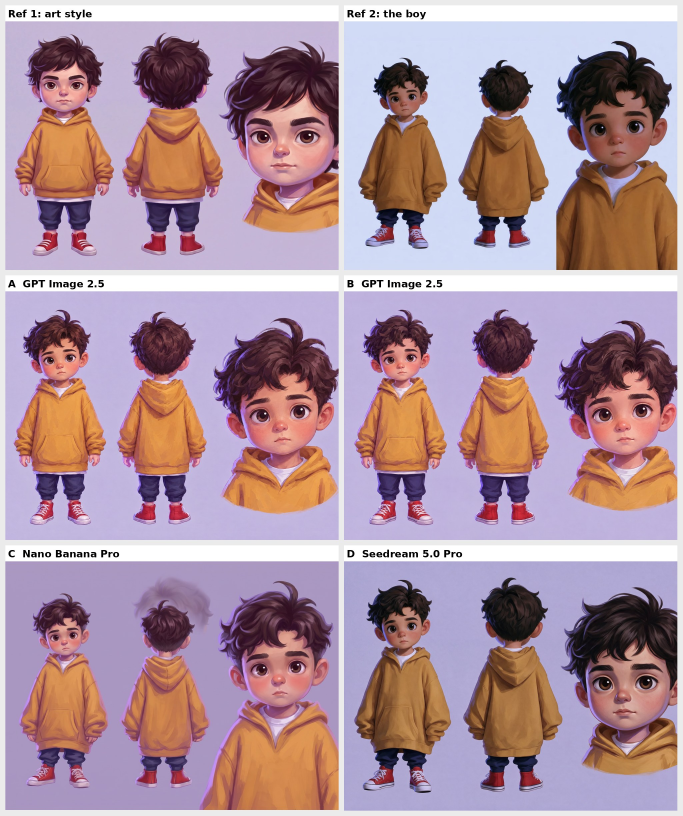
#> input picture videos/blue-crayon/assets/boards/boy_painted.jpg, 2048 x 2448 px, given in place of boards, which was not available (shown at 1/3 size)
$ python lens_pass.py out ../assets/boards
#> lines starting #> are read from the running program, lines starting #| are printed output that depends on the picture; pictures that were not available may be replaced by others from this repository, and a replacement may not be noted
"""Cinematic lens pass: soften and darken the edges of a frame, keeping the centre sharp.

Matches the location references: detail stays crisp around the subject, then the paint goes
soft toward the edges and corners, the corners fall off into shadow, and a faint red/blue
fringe appears at the very edge, like a real lens.

The look is painted into every still by the prompt (see "Lens" in BRIEF.md). This pass is the
light finishing layer on top: run it at the default strength on every final frame and video
clip so that all shots end up with the same falloff, even where a video model has sharpened
the edges again.

    python3 scripts/lens_pass.py OUT_DIR IMAGE [IMAGE ...] [--focus X Y] [--strength S]

--focus moves the sharp centre (0..1 of width and height; default 0.5 0.5).
--strength scales blur, vignette and fringe together (default 0.5; 1.0 is heavy).
--letterbox adds black bars down to a 2.39:1 picture.
"""
import argparse
import os

import numpy as np
from PIL import Image, ImageFilter


def smoothstep(a, b, x):
    t = np.clip((x - a) / (b - a), 0.0, 1.0)
    return t * t * (3 - 2 * t)


def lens_pass(im, focus=(0.5, 0.5), strength=0.5, letterbox=False):
#> called with focus = (0.5, 0.5), strength = 0.5, letterbox = False
    im = im.convert("RGB")
#> im is the input picture: PIL image 2048x2448 RGB; mean R, G, B 173.5, 145.6, 157.2
    w, h = im.size
#> w = 2048; h = 2448
    src = np.asarray(im, dtype=np.float32) / 255.0

    # Elliptical distance from the focus point: 0 at focus, about 1 at the corners.
    yy, xx = np.mgrid[0:h, 0:w].astype(np.float32)
    fx, fy = focus[0] * w, focus[1] * h
#> fx = 1024; fy = 1224
    dx = (xx - fx) / (w * 0.5)
    dy = (yy - fy) / (h * 0.5)
    r = np.sqrt(dx * dx + dy * dy) / np.sqrt(2)

    # Two blur levels so the softness builds gradually toward the corners.
    s1 = max(1.0, w * 0.0035 * strength)
#> s1 = 3.58
    s2 = max(1.0, w * 0.0110 * strength)
#> s2 = 11.26
    b1 = np.asarray(im.filter(ImageFilter.GaussianBlur(s1)), dtype=np.float32) / 255.0
    b2 = np.asarray(im.filter(ImageFilter.GaussianBlur(s2)), dtype=np.float32) / 255.0
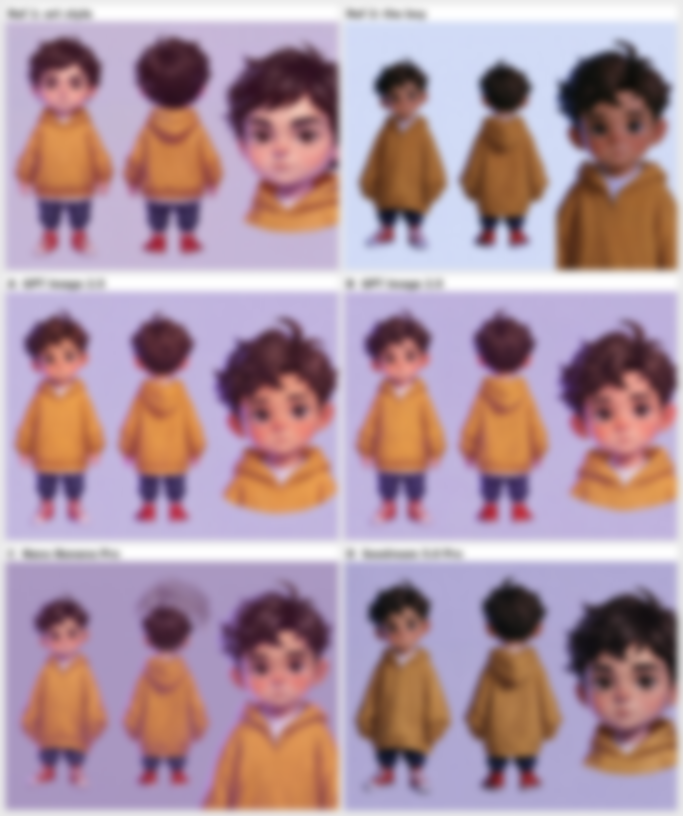
#> b2: shape (2448, 2048, 3) float32 (shown at 1/3 size); mean R, G, B 0.688, 0.574, 0.61
    m1 = smoothstep(0.38, 0.70, r)[..., None]
    m2 = smoothstep(0.62, 1.00, r)[..., None]
    out = src * (1 - m1) + b1 * m1
    out = out * (1 - m2) + b2 * m2
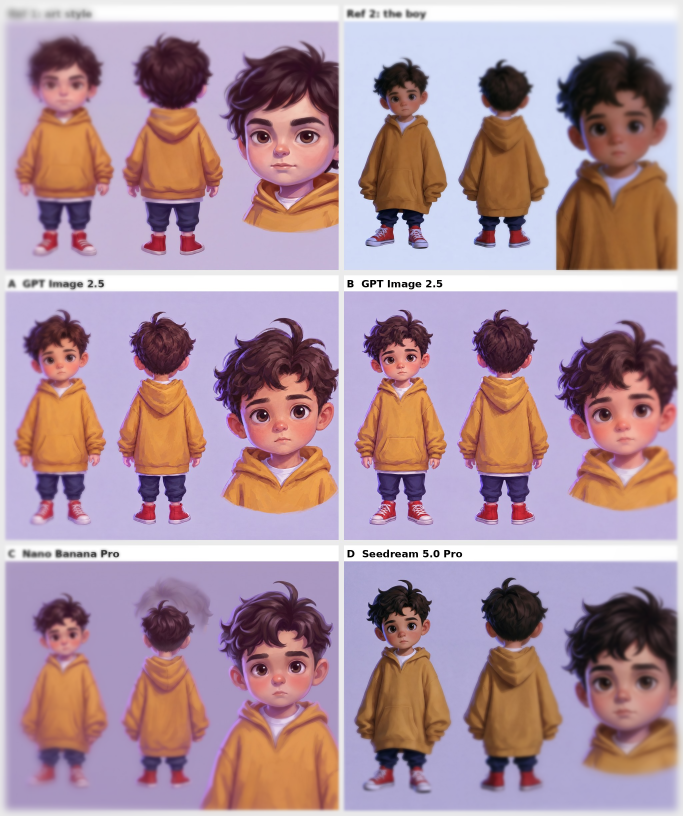
#> out: shape (2448, 2048, 3) float32 (shown at 1/3 size); mean R, G, B 0.689, 0.577, 0.608

    # Faint colour fringe at the edges: red pushed outward, blue pulled inward.
    fringe = smoothstep(0.55, 1.0, r) * 0.004 * strength
    def resample(ch, k):
#> called with k = 1
        sx = np.clip(fx + (xx - fx) * (1 - k * fringe), 0, w - 1).astype(np.int32)
        sy = np.clip(fy + (yy - fy) * (1 - k * fringe), 0, h - 1).astype(np.int32)
        return ch[sy, sx]
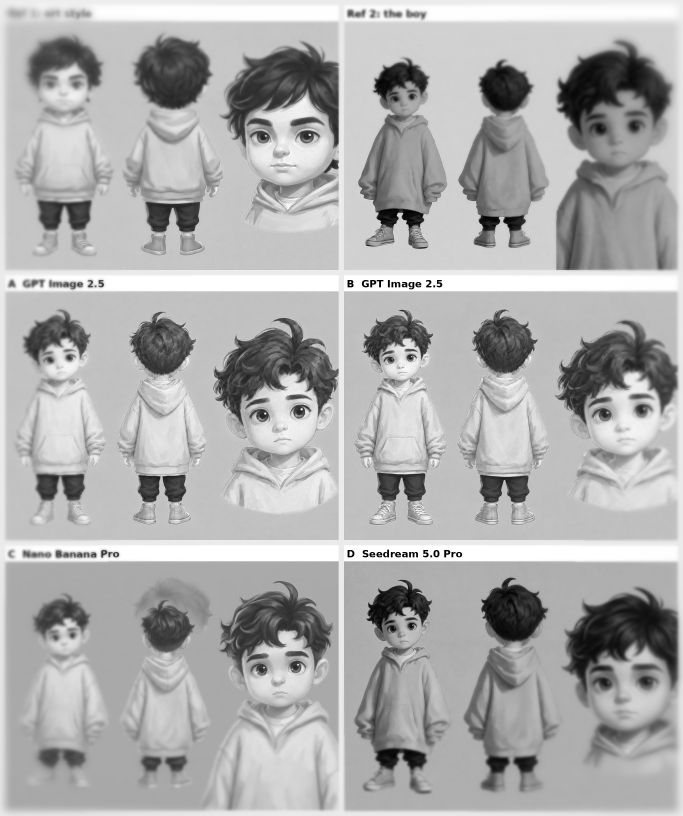
#> returned value: shape (2448, 2048) float32 (shown at 1/3 size); min 0, max 1, mean 0.68
    out[..., 0] = resample(out[..., 0], 1.0)
    out[..., 2] = resample(out[..., 2], -1.0)
#> call 2 of resample, with k = -1
#> in resample (call 2), `return ch[sy, sx]`:
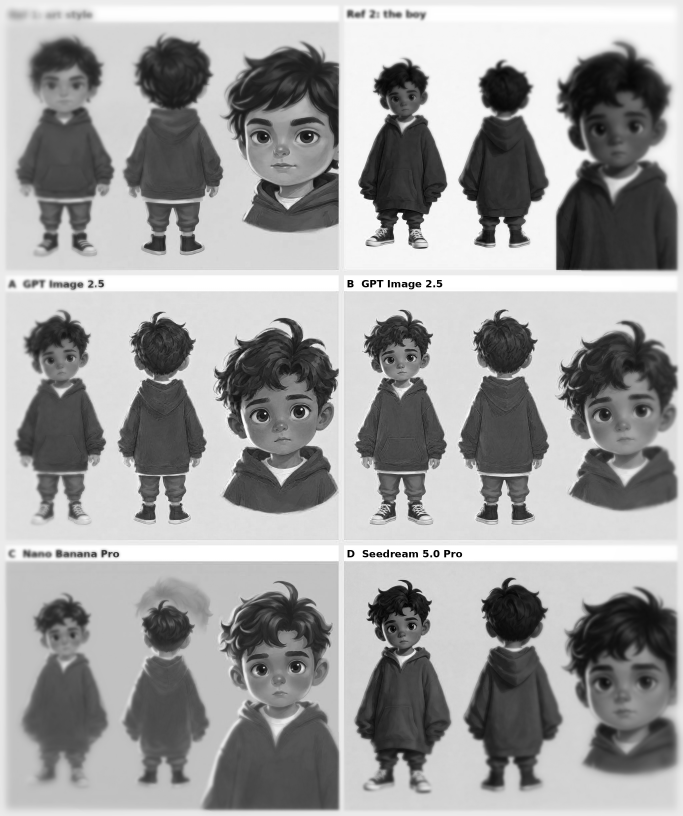
#> returned value: shape (2448, 2048) float32 (shown at 1/3 size); min 0, max 1, mean 0.617

    # Vignette: the corners fall away into shadow.
    vig = 1 - 0.55 * strength * smoothstep(0.45, 1.05, r)
    out *= np.clip(vig, 0, 1)[..., None]
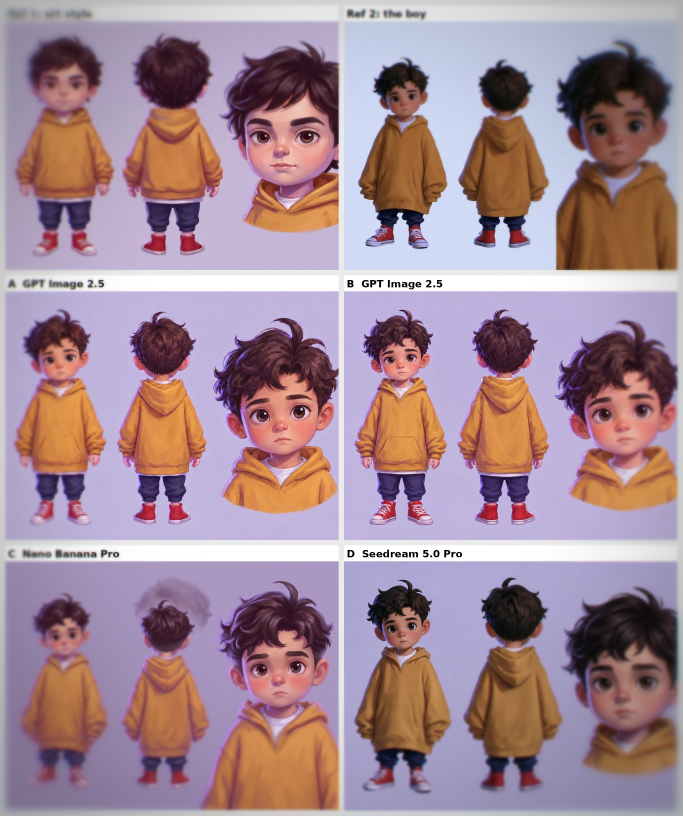
#> out: shape (2448, 2048, 3) float32 (shown at 1/3 size); mean R, G, B 0.644, 0.541, 0.578
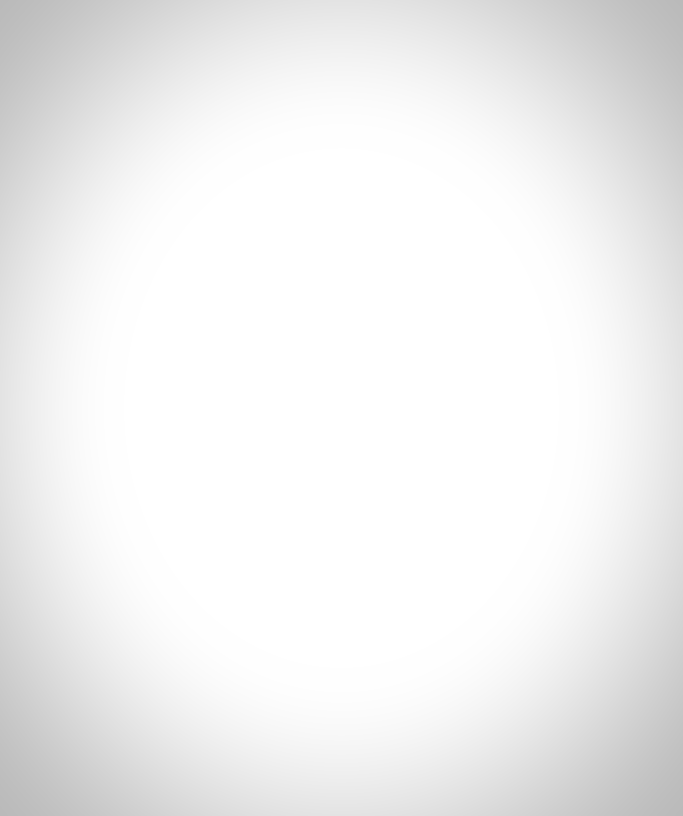
#> vig: shape (2448, 2048) float32 (shown at 1/3 size); min 0.73, max 1, mean 0.944

    out = Image.fromarray((np.clip(out, 0, 1) * 255).astype(np.uint8))
#> out: PIL image 2048x2448 RGB
    if letterbox:
        bar = max(0, int(round((h - w / 2.39) / 2)))
        arr = np.asarray(out).copy()
        arr[:bar] = 0
        arr[h - bar:] = 0
        out = Image.fromarray(arr)
    return out


def main():
    ap = argparse.ArgumentParser()
    ap.add_argument("out_dir")
    ap.add_argument("images", nargs="+")
    ap.add_argument("--focus", nargs=2, type=float, default=(0.5, 0.5))
    ap.add_argument("--strength", type=float, default=0.5)
    ap.add_argument("--letterbox", action="store_true")
    a = ap.parse_args()
    os.makedirs(a.out_dir, exist_ok=True)
    for p in a.images:
        out = lens_pass(Image.open(p), tuple(a.focus), a.strength, a.letterbox)
        dst = os.path.join(a.out_dir, os.path.basename(p))
        out.save(dst, quality=92)
        print("wrote", dst)


if __name__ == "__main__":
    main()

$ run again, on videos/blue-crayon/assets/boards/boy_round1.jpg
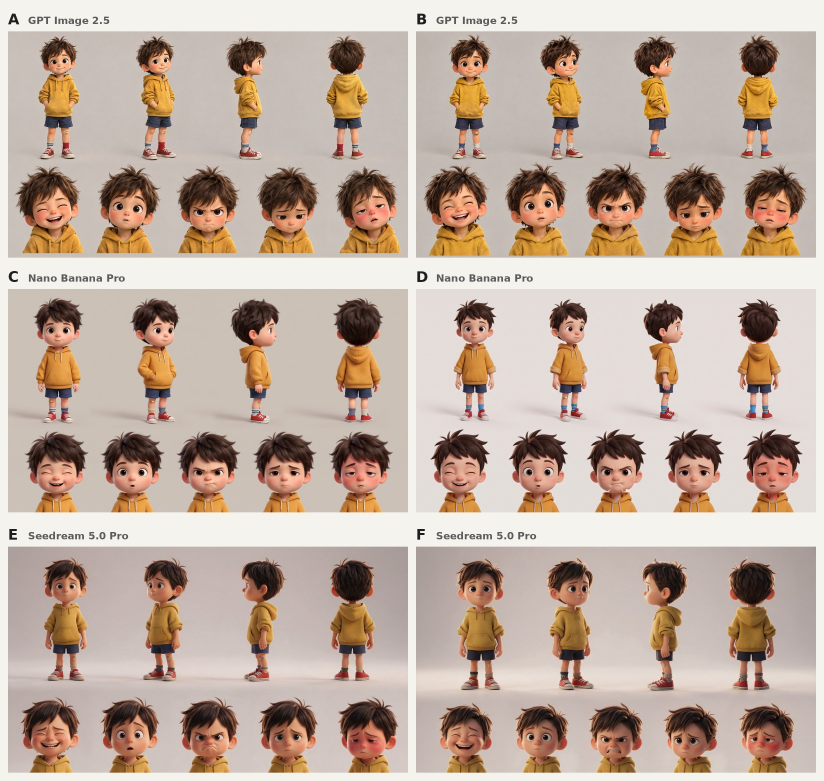
#> input picture videos/blue-crayon/assets/boards/boy_round1.jpg, 2472 x 2343 px, given in place of boards, which was not available (shown at 1/3 size)
#> in lens_pass, im is the input picture: PIL image 2472x2343 RGB; mean R, G, B 191.9, 173, 160
#> in resample (call 2), `return ch[sy, sx]`:
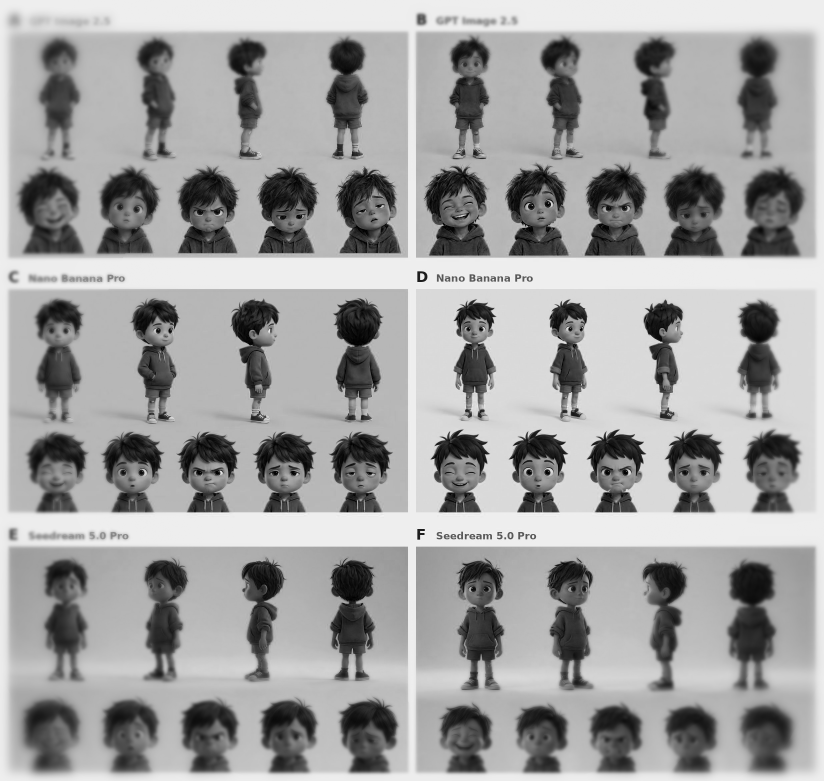
#> returned value: shape (2343, 2472) float32 (shown at 1/3 size); min 0, max 1, mean 0.628
#> in lens_pass, `out *= np.clip(vig, 0, 1)[..., None]`:
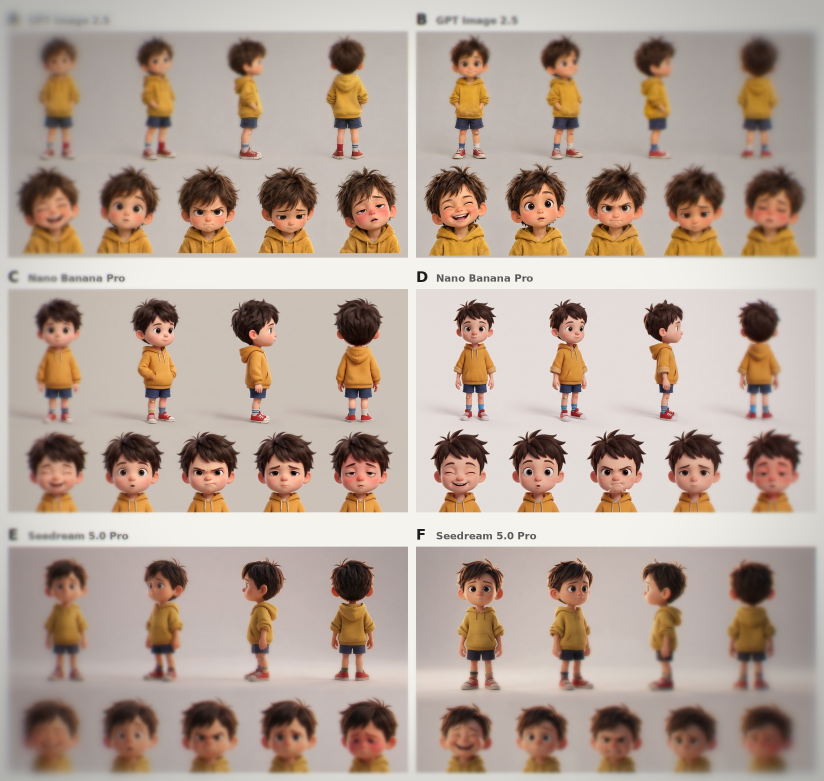
#> out: shape (2343, 2472, 3) float32 (shown at 1/3 size); mean R, G, B 0.71, 0.643, 0.599

$ run again, on videos/blue-crayon/assets/boards/cast_painted.jpg
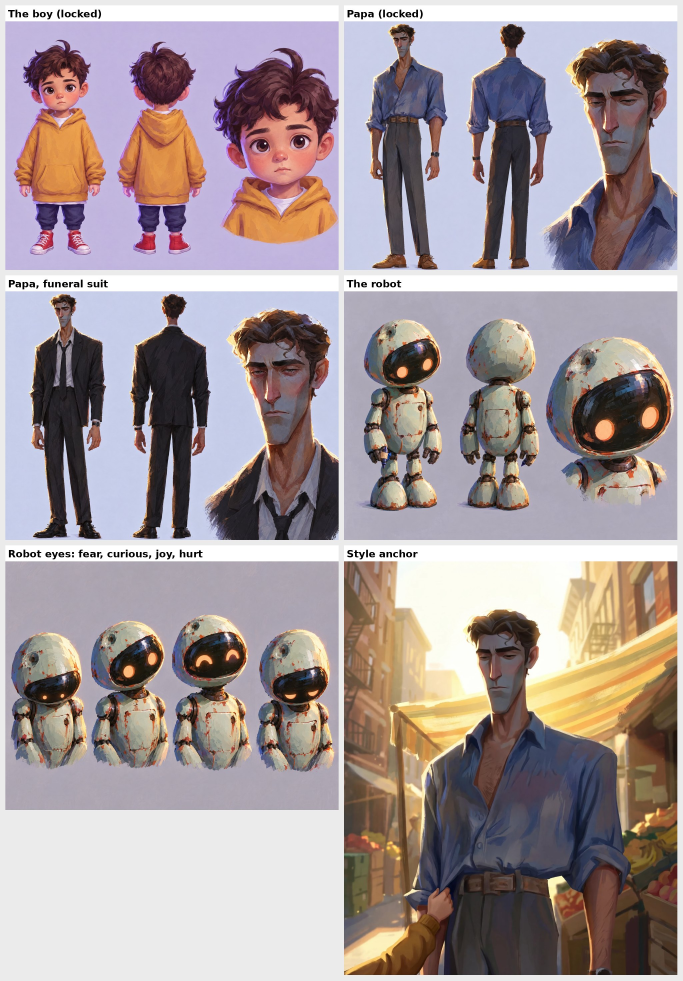
#> input picture videos/blue-crayon/assets/boards/cast_painted.jpg, 2048 x 2941 px, given in place of boards, which was not available (shown at 1/3 size)
#> in lens_pass, im is the input picture: PIL image 2048x2941 RGB; mean R, G, B 164.4, 152.3, 154.2
#> in resample (call 2), `return ch[sy, sx]`:
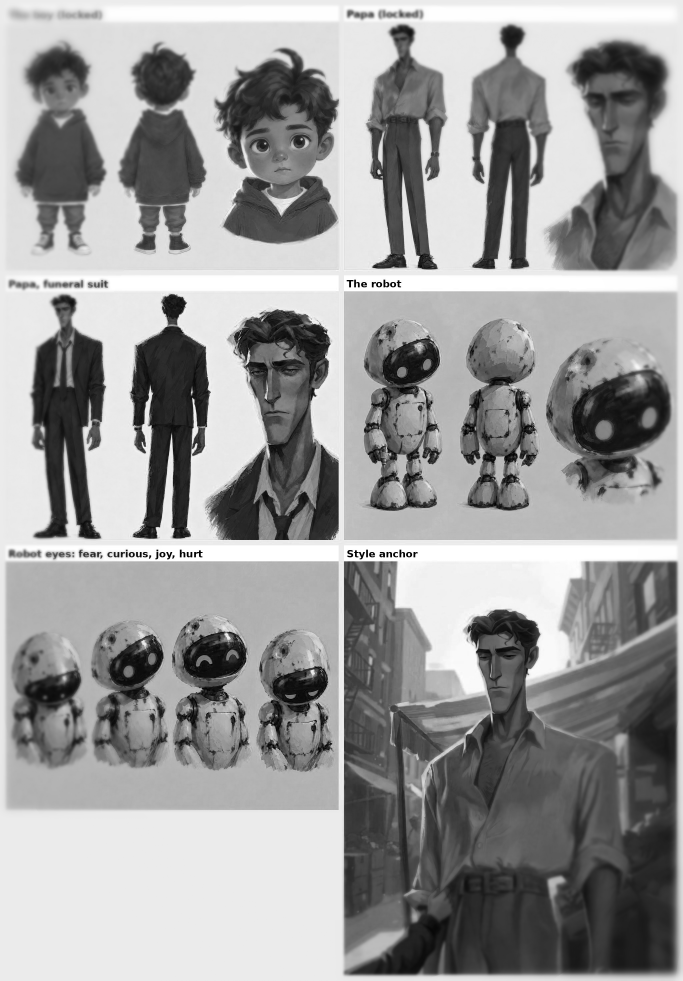
#> returned value: shape (2941, 2048) float32 (shown at 1/3 size); min 0, max 1, mean 0.605
#> in lens_pass, `out *= np.clip(vig, 0, 1)[..., None]`:
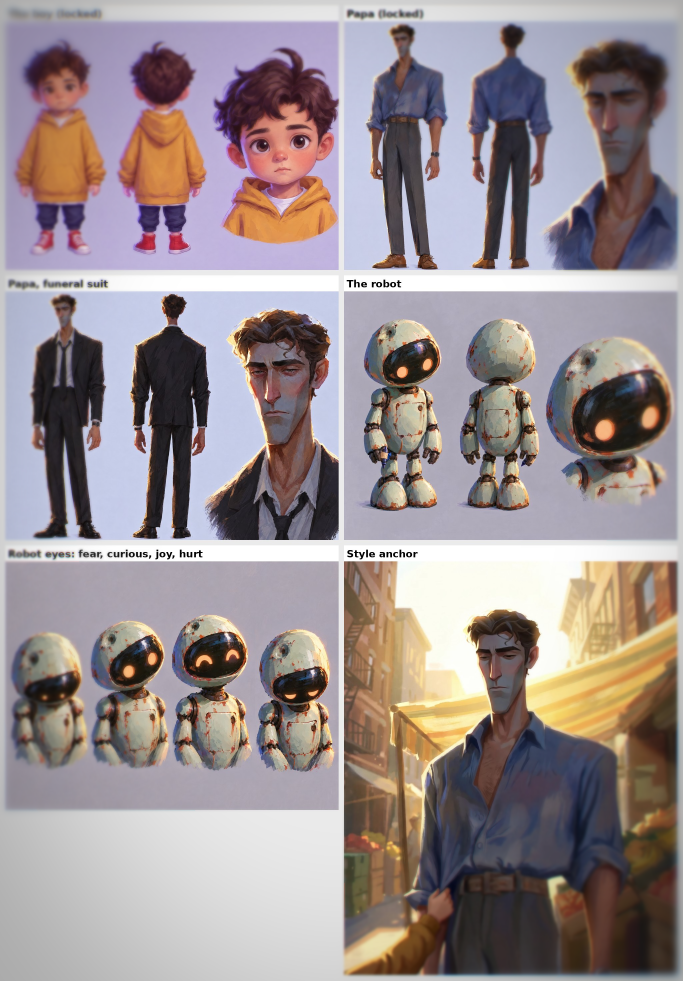
#> out: shape (2941, 2048, 3) float32 (shown at 1/3 size); mean R, G, B 0.609, 0.562, 0.573
